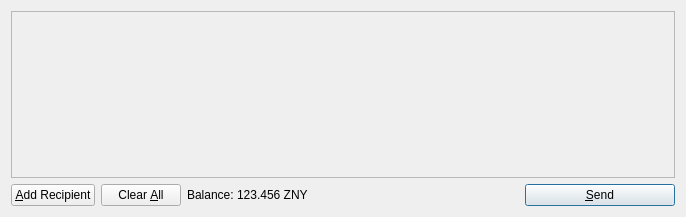
<?xml version="1.0" encoding="UTF-8"?>
<ui version="4.0">
 <class>SendCoinsDialog</class>
 <widget class="QDialog" name="SendCoinsDialog">
  <property name="geometry">
   <rect>
    <x>0</x>
    <y>0</y>
    <width>686</width>
    <height>217</height>
   </rect>
  </property>
  <property name="windowTitle">
   <string>Send Coins</string>
  </property>
  <layout class="QVBoxLayout" name="verticalLayout">
   <item>
    <widget class="QScrollArea" name="scrollArea">
     <property name="widgetResizable">
      <bool>true</bool>
     </property>
     <widget class="QWidget" name="scrollAreaWidgetContents">
      <property name="geometry">
       <rect>
        <x>0</x>
        <y>0</y>
        <width>666</width>
        <height>165</height>
       </rect>
      </property>
      <layout class="QVBoxLayout" name="verticalLayout_2">
       <property name="margin">
        <number>0</number>
       </property>
       <item>
        <layout class="QVBoxLayout" name="entries">
         <property name="spacing">
          <number>6</number>
         </property>
        </layout>
       </item>
       <item>
        <spacer name="verticalSpacer">
         <property name="orientation">
          <enum>Qt::Vertical</enum>
         </property>
         <property name="sizeHint" stdset="0">
          <size>
           <width>20</width>
           <height>40</height>
          </size>
         </property>
        </spacer>
       </item>
      </layout>
     </widget>
    </widget>
   </item>
   <item>
    <layout class="QHBoxLayout" name="horizontalLayout">
     <item>
      <widget class="QPushButton" name="addButton">
       <property name="toolTip">
        <string>Send to multiple recipients at once</string>
       </property>
       <property name="text">
        <string>&amp;Add Recipient</string>
       </property>
       <property name="icon">
        <iconset resource="../bitcoin.qrc">
         <normaloff>:/icons/add</normaloff>:/icons/add</iconset>
       </property>
       <property name="autoDefault">
        <bool>false</bool>
       </property>
      </widget>
     </item>
     <item>
      <widget class="QPushButton" name="clearButton">
       <property name="sizePolicy">
        <sizepolicy hsizetype="Minimum" vsizetype="Fixed">
         <horstretch>0</horstretch>
         <verstretch>0</verstretch>
        </sizepolicy>
       </property>
       <property name="toolTip">
        <string>Remove all transaction fields</string>
       </property>
       <property name="text">
        <string>Clear &amp;All</string>
       </property>
       <property name="icon">
        <iconset resource="../bitcoin.qrc">
         <normaloff>:/icons/remove</normaloff>:/icons/remove</iconset>
       </property>
       <property name="autoRepeatDelay">
        <number>300</number>
       </property>
       <property name="autoDefault">
        <bool>false</bool>
       </property>
      </widget>
     </item>
     <item>
      <layout class="QHBoxLayout" name="horizontalLayout_2">
       <property name="spacing">
        <number>3</number>
       </property>
       <item>
        <widget class="QLabel" name="label">
         <property name="text">
          <string>Balance:</string>
         </property>
        </widget>
       </item>
       <item>
        <widget class="QLabel" name="labelBalance">
         <property name="cursor">
          <cursorShape>IBeamCursor</cursorShape>
         </property>
         <property name="text">
          <string>123.456 ZNY</string>
         </property>
         <property name="textInteractionFlags">
          <set>Qt::LinksAccessibleByMouse|Qt::TextSelectableByKeyboard|Qt::TextSelectableByMouse</set>
         </property>
        </widget>
       </item>
      </layout>
     </item>
     <item>
      <spacer name="horizontalSpacer">
       <property name="orientation">
        <enum>Qt::Horizontal</enum>
       </property>
       <property name="sizeHint" stdset="0">
        <size>
         <width>40</width>
         <height>20</height>
        </size>
       </property>
      </spacer>
     </item>
     <item>
      <widget class="QPushButton" name="sendButton">
       <property name="minimumSize">
        <size>
         <width>150</width>
         <height>0</height>
        </size>
       </property>
       <property name="toolTip">
        <string>Confirm the send action</string>
       </property>
       <property name="text">
        <string>&amp;Send</string>
       </property>
       <property name="icon">
        <iconset resource="../bitcoin.qrc">
         <normaloff>:/icons/send</normaloff>:/icons/send</iconset>
       </property>
       <property name="default">
        <bool>true</bool>
       </property>
      </widget>
     </item>
    </layout>
   </item>
  </layout>
 </widget>
 <resources>
  <include location="../bitcoin.qrc"/>
 </resources>
 <connections/>
</ui>
